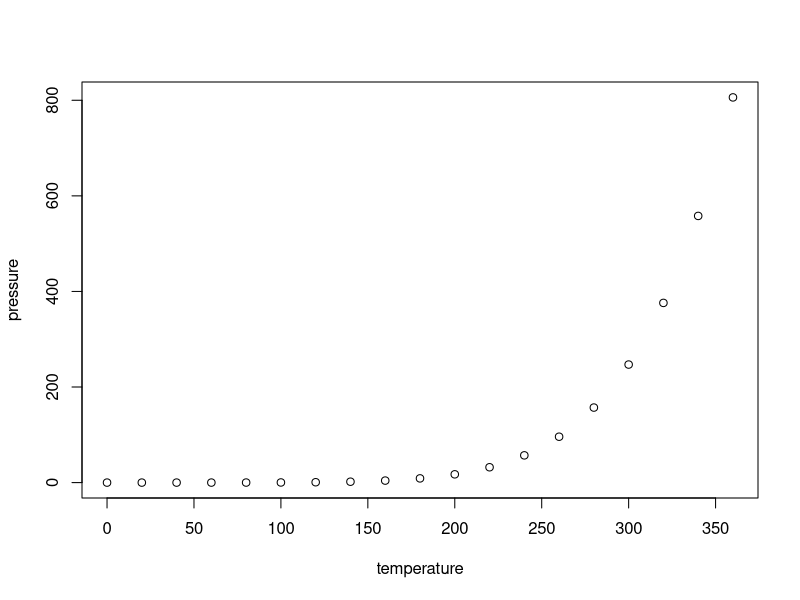
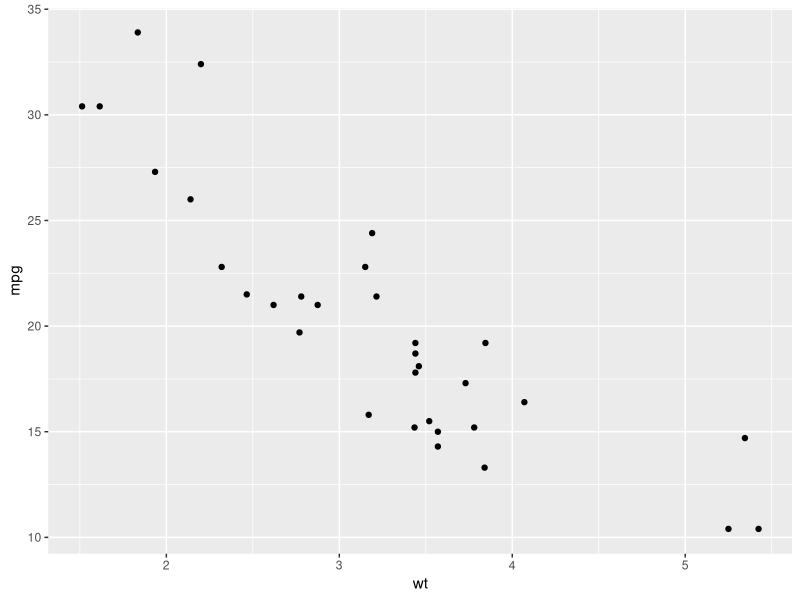
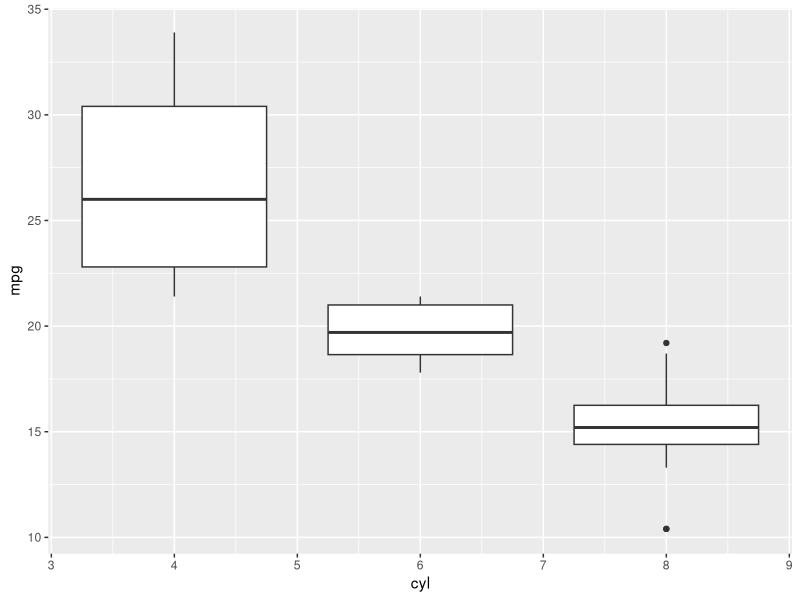

Write R code to recreate these figures, in order.
## ---- chunk 1
knitr::opts_chunk$set(echo = TRUE)
## ---- chunk 2
library(ggplot2)
library(knitr)

## ---- chunk 3
kable(summary(cars))
## ---- chunk 4
plot(pressure)
## ---- chunk 5
ggplot(mtcars, aes(wt, mpg))+ geom_point()

## ---- chunk 6
ggplot(mtcars, aes(cyl, mpg))+ geom_boxplot(aes(group=cyl))

